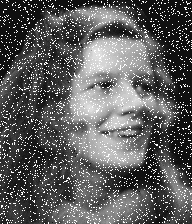
#> input picture img/enhance-me.gif, 192 x 224 px
$ python transf_Log.py
#> lines starting #> are read from the running program, lines starting #| are printed output that depends on the picture
import cv2 as cv
import numpy as np
import matplotlib.pyplot as plt
import numpy as np
from PIL import Image
#img = Image.open('img/Fig308.tif')
img = Image.open('img/enhance-me.gif')
#> img is the input picture: PIL image 192x224 L; min 0, max 31, mean 11.4
imgAnt = np.array(img)
c = 1
y= 0.1
imgGama = c * (np.power(imgAnt, y))
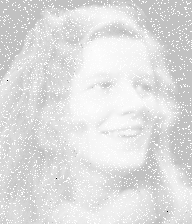
#> imgGama: shape (224, 192) float64; min 0, max 1.41, mean 1.23; drawn with min black and max white
y= 1.5
imgGama2 = c * (np.power(imgAnt, y))
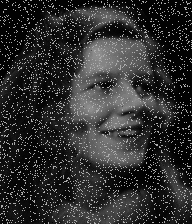
#> imgGama2: shape (224, 192) float64; min 0, max 172.6, mean 47.4
y=3.0
imgGama3 = c * (np.power(imgAnt, y))
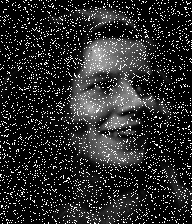
#> imgGama3: shape (224, 192) float64; min 0, max 29791, mean 5124.8; drawn with min black and max white
#apresentar na tela
fig, ax = plt.subplots(nrows=2,ncols=2)
ax[0,0].imshow(img,cmap='gray')
ax[0,0].set_title('Imagem original')
ax[0,1].imshow(imgGama,cmap='gray')
ax[0,1].set_title('Imagem transformada com y=0.1')
ax[1,0].imshow(imgGama2,cmap='gray')
ax[1,0].set_title('Imagem transformada com y= 1.5')
ax[1,1].imshow(imgGama3,cmap='gray')
ax[1,1].set_title('Imagem transformada com y= 3.0')
plt.show()
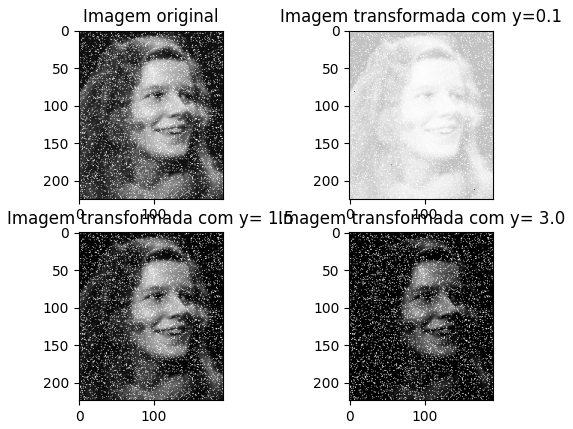
#> figure drawn by matplotlib, 4 panels

$ run again, with img/Fig308.tif saved as img/enhance-me.gif
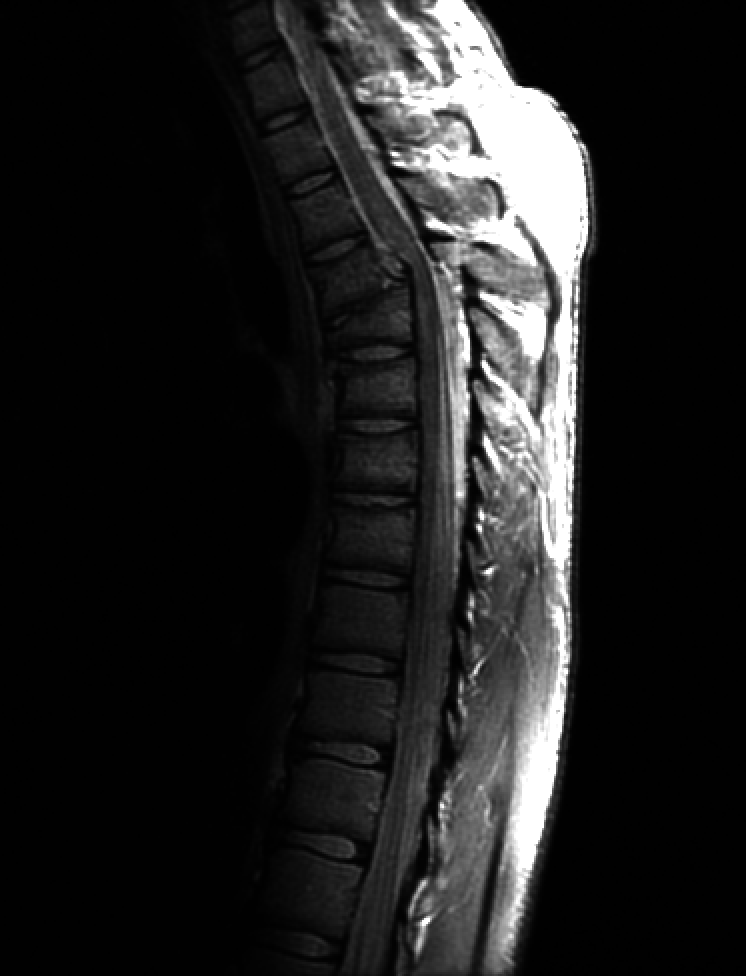
#> input picture img/Fig308.tif, 746 x 976 px
#> img is the input picture: PIL image 746x976 P; min 0, max 255, mean 32.6
#> `imgGama = c * (np.power(imgAnt, y))`:
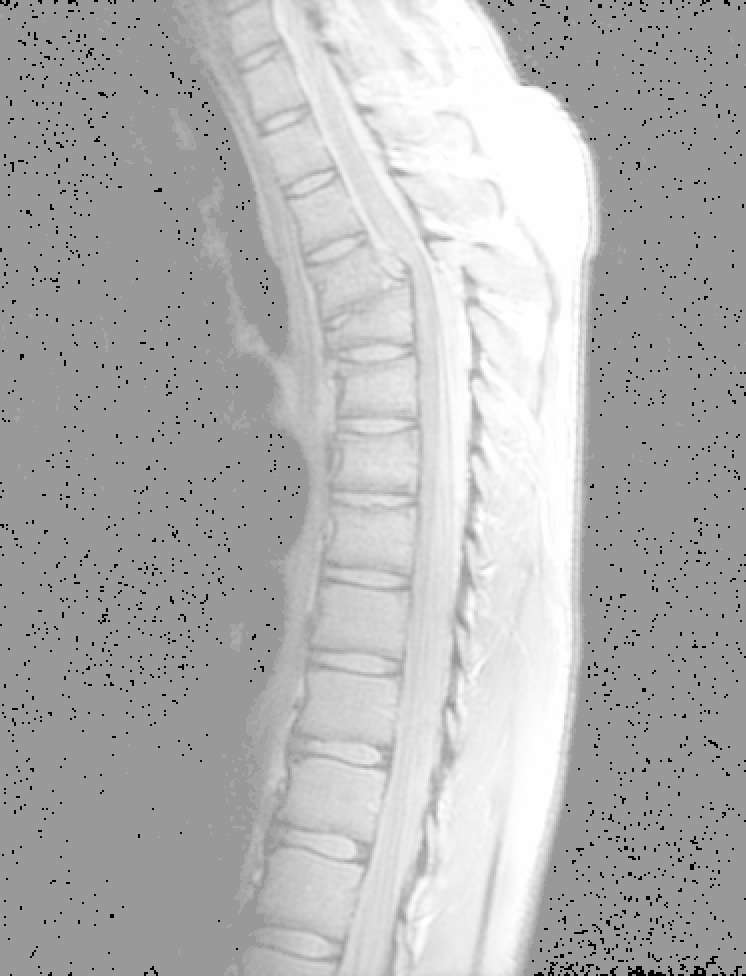
#> imgGama: shape (976, 746) float64; min 0, max 1.66, mean 1.17; drawn with min black and max white
#> `plt.show()`:
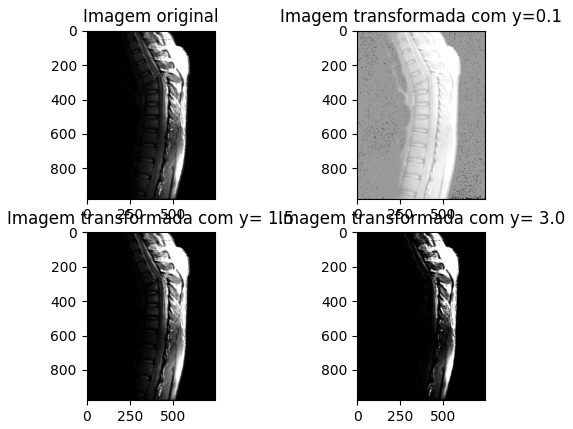
#> figure drawn by matplotlib, 4 panels

$ run again, with img/biel.png saved as img/enhance-me.gif
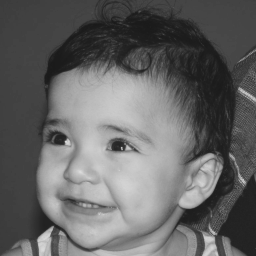
#> input picture img/biel.png, 256 x 256 px
#> img is the input picture: PIL image 256x256 P; min 26, max 219, mean 100.9
#> `imgGama3 = c * (np.power(imgAnt, y))`:
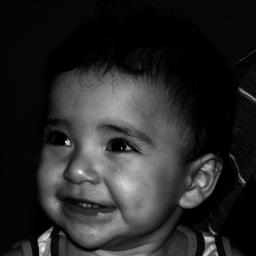
#> imgGama3: shape (256, 256) float64; min 0, max 1643032, mean 257573.4; drawn with min black and max white
#> `plt.show()`:
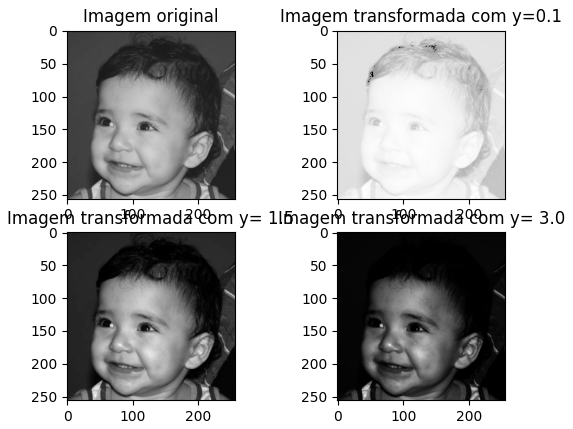
#> figure drawn by matplotlib, 4 panels
